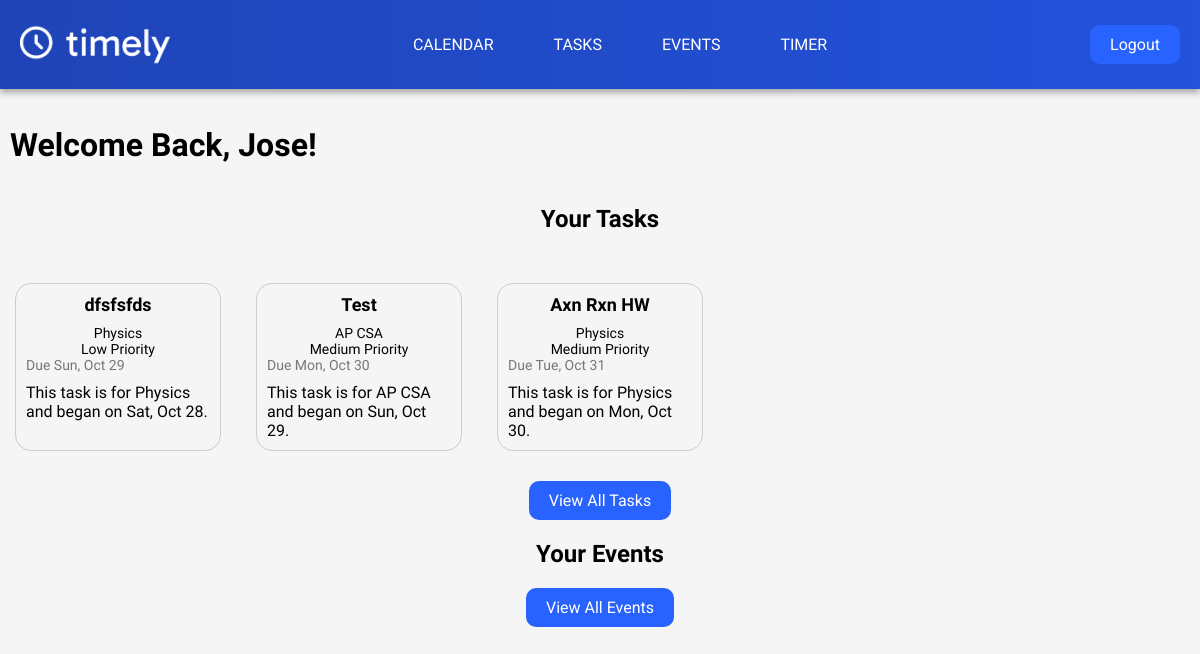
The app's page /dashboard (signed in) with its own data.
### app.py (models this page shows)
class User(db.Model, UserMixin):
    id = db.Column(db.Integer, primary_key=True)
    username = db.Column(db.String(20), unique=True, nullable=False)
    password = db.Column(db.String(80), nullable=False)
    first_name = db.Column(db.String(50), nullable=False)
    last_name = db.Column(db.String(50), nullable=False)
    email = db.Column(db.String(120), unique=True, nullable=False)

class Task(db.Model):
    id = db.Column(db.Integer, primary_key=True)
    task_name = db.Column(db.String(255), nullable=False)
    tag = db.Column(db.String(255))
    priority = db.Column(db.String(255))
    date_start = db.Column(db.Date, nullable=False)
    date_end = db.Column(db.Date, nullable=False)
    user_id = db.Column(db.Integer, db.ForeignKey('user.id'), nullable=False)

### app.py (the view)
@app.route('/dashboard', methods=['GET', 'POST'])
@login_required
def dashboard():
    tasks = Task.query.filter_by(user_id=current_user.id).order_by(Task.date_end.asc()).limit(3).all()
    events = Event.query.filter_by(user_id=current_user.id).order_by(Event.event_date.asc(), Event.event_time.asc()).limit(3).all()
    return render_template('dashboard.html', first_name=current_user.first_name, tasks=tasks, events=events)

### app.py (called while the page is built)
@login_manager.user_loader
def load_user(user_id):
    return User.query.get(int(user_id))

### templates/dashboard.html (shortened to what this page needs)
<!DOCTYPE html>
<html lang="en">
<head>
  <link rel="stylesheet" href="{{ url_for('static', filename='dashboard.css') }}">
</head>
<body>
  <header class="header">
    <nav class="logo-container">
      <a href="{{ url_for('dashboard') }}">
        <img src="{{ url_for('static', filename='timely-alternative.png') }}" alt="Your Logo" class="logo" width="150" height="auto">
      </a>
    </nav>
    <div class="nav-links">
      <a href="{{ url_for('calendar') }}">Calendar</a>
      <a href="{{ url_for('tasks') }}">Tasks</a>
      <a href="{{ url_for('events') }}">Events</a>
      <a href="{{ url_for('timer') }}">Timer</a>
    </div>
    <div class="logout-container">
      <a href="{{ url_for('logout') }}" class="rounded-button">Logout</a>
    </div>
  </header>
  <div class="main-container">
    <div class="welcome-container">
      <h1>Welcome Back, {{ first_name }}!</h1>
    </div>
    <div class="tasks-container">
      <h2>Your Tasks</h2>
      <div class="card-container">
        {% for task in tasks %}
          <div class="card">
            <h3>{{ task.task_name }}</h3>
            <p>{{ task.tag }}</p>
            <p>{{task.priority}}</p>
            <p class="due-date">Due {{ task.date_end.strftime('%a, %b %d') }}</p>
            <div class="additional-info">
                This task is for {{ task.tag }} and began on {{ (task.date_start.strftime('%a, %b %d')) }}.
            </div>
          </div>
        {% endfor %}
      </div>
      <a href="{{ url_for('tasks') }}" class="rounded-button">View All Tasks</a>
    </div>
    <div class="events-container">
      <h2>Your Events</h2>
      <a href="{{ url_for('events') }}" class="rounded-button">View All Events</a>
    </div>
  </div>
</body>
</html>

### static/dashboard.css (style rules this page uses)
body { margin: 0; padding: 0; background-color: #f5f5f5; font-family: 'Gabarito', sans-serif; text-align: center; }
.header { background: linear-gradient(to right, #1f44b7, #2352dc); padding: 0px 0; display: flex; justify-content: space-between; align-items: center; box-shadow: 0px 4px 6px rgba(0, 0, 0, 0.3); }
.logo-container { display: flex; align-items: center; margin-left: 20px; }
.logo { width: 150px; height: auto; }
.logout-container { display: flex; align-items: center; margin-right: 20px; }
.rounded-button { display: inline-block; padding: 10px 20px; border-radius: 10px; background-color: #2862ff; color: #ffffff; text-decoration: none; font-family: "Roboto", sans-serif; transition: background-color 0.3s, color 0.3s; }
.welcome-container { display: flex; flex-direction: column; align-items: flex-start; margin-top: 15px; margin-left: 10px; }
.nav-links { display: flex; justify-content: space-between; align-items: center; margin-right: 20px; }
.nav-links a { font: "Gabarito", sans-serif; text-decoration: none; color: #fff; text-transform: uppercase; padding: 10px 20px; border-radius: 5px; transition: background-color 0.3s, color 0.3s; margin: 0 10px; }
.due-date { color: #777; }
.additional-info { text-align: left; margin-top: 10px; }
.due-date { color: #777; text-align: left; }
.card-container { display: flex; flex-wrap: wrap; gap: 20px; flex-direction: row; }
.card { width: calc(17% - 20px); border: 1px solid #ccc; padding: 10px; margin-left: 15px; margin-top: 30px; margin-bottom: 30px; margin-inline-start: 15px; background-color: #f5f5f5; border-radius: 16px; display: flex; flex-direction: column; }
.card h3 { font-size: 18px; margin: 0; margin-bottom: 10px; }
.card p { font-size: 14px; margin: 0; }

### records on screen
User: first_name "Jose"
Task: task_name "dfsfsfds", tag "Physics", priority "Low Priority", date_end "Sun, Oct 29", date_start "Sat, Oct 28"
Task: task_name "Test", tag "AP CSA", priority "Medium Priority", date_end "Mon, Oct 30", date_start "Sun, Oct 29"
Task: task_name "Axn Rxn HW", tag "Physics", priority "Medium Priority", date_end "Tue, Oct 31", date_start "Mon, Oct 30"
